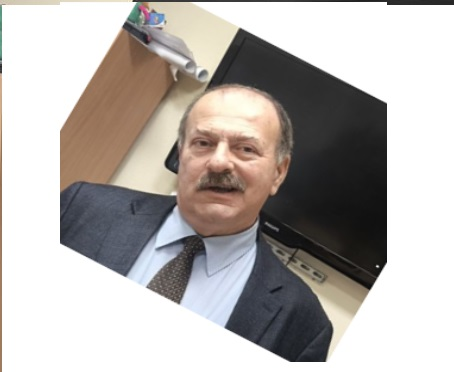
%> input picture grak5.jpg, 454 x 372 px
$ octave Test.m   (GNU Octave 9; MATLAB toolbox functions it lacks are replaced by stand-ins)
%> lines starting %> are read from the running program, lines starting %| are printed output that depends on the picture
### extract_face_features.m
function [featureVector, success] = extract_face_features(imagePath)
% extract_face_features:
%   Extracts features from a face image.
%
% Input:
%   - imagePath: Path to the face image.
%
% Output:
%   - featureVector: Extracted features for classification.
%   - success: Boolean indicating if feature extraction succeeded.

    featureVector = [];
    success = false;

    try
        % Read the image
        if ~exist(imagePath, 'file')
            warning('File not found: %s', imagePath);
            return;
        end
        faceROI = imread(imagePath);

        % Ensure it's grayscale
        if size(faceROI, 3) == 3
            faceROI = rgb2gray(faceROI);
        end

        % Resize for consistent feature extraction
        faceROI = imresize(faceROI, [500 500]);

        % --- 1. GLCM Features
        glcm = graycomatrix(faceROI, 'Offset', [0 1], 'Symmetric', true);
        glcmProps = graycoprops(glcm, {'Contrast', 'Energy', 'Homogeneity', 'Correlation'});
        c = glcmProps.Contrast;
        e = glcmProps.Energy;
        h = glcmProps.Homogeneity;
        r = glcmProps.Correlation;

        % --- 2. FFT + Azimuthal Average Features
        F = fft2(faceROI);
        F_shifted = fftshift(F);
        magnitude = abs(F_shifted);
        powerSpectrum = magnitude.^2;

        azProfile = azimuthalAverage(powerSpectrum);

        % --- 3. Statistical features of the gradient magnitude

        edges = edge(faceROI, 'Canny');
        edgeDensity = sum(edges(:)) / numel(edges);

        % Add to feature vector
        featureVector = [featureVector, edgeDensity];

        % Compute horizontal and vertical gradients
        [Gx, Gy] = imgradientxy(faceROI);

        % Compute gradient magnitude and direction
        [Gmag, Gdir] = imgradient(Gx, Gy);

        % Statistical features of the gradient magnitude
        gradientMean = mean(Gmag(:));
        gradientStd = std(Gmag(:));

        featureVector = [c, e, h, r, azProfile(:)',gradientMean, gradientStd];
        success = true;

    catch ME
        fprintf('Error extracting features: %s\n', ME.message);
    end
end

function azProfile = azimuthalAverage(powerSpectrum)
% azimuthalAverage:
%   Compute the radial (azimuthal) average of a 2D power spectrum.
    [rows, cols] = size(powerSpectrum);
    cx = floor(cols / 2) + 1;
    cy = floor(rows / 2) + 1;

    [X, Y] = meshgrid(1:cols, 1:rows);
    R = sqrt((X - cx).^2 + (Y - cy).^2);
    R = round(R);

    maxR = floor(min(rows, cols) / 2);
    azProfile = zeros(1, maxR + 1);
    counts = zeros(1, maxR + 1);

    for r = 0:maxR
        mask = (R == r);
        azProfile(r + 1) = sum(powerSpectrum(mask));
        counts(r + 1) = sum(mask(:));
    end

    azProfile = azProfile ./ (counts + eps);
end

### classify_face.m
function [isReal, labelText] = classify_face(svmModel, imagePath)
% classify_face:
    % Extract features from the image
    [faceFeatures, success] = extract_face_features(imagePath);

    if ~success
        error('Could not extract features for face in %s.', imagePath);
    end

    % Perform classificationa
    predictedLabel = svmclassify(svmModel, faceFeatures);

    % Set the result
    if predictedLabel == 1
        isReal = true;
        labelText = 'REAL';
    else
        isReal = false;
        labelText = 'FAKE';
    end
end

### Test.m
% ========== DETECT_AND_PREDICT.M ==========
load('svmModel')
% Step 2: Load the test image
testImagePath = 'grak5.jpg'; % Replace with your test image path
I = imread(testImagePath);
%> I is the input picture: size 372x454x3 uint8; mean R, G, B 182.9, 177.9, 174.7

% Step 3: Convert to grayscale for face detection
if size(I, 3) == 3
    grayImg = rgb2gray(I);
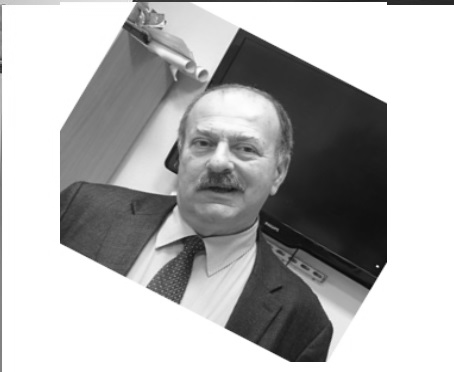
%> grayImg: size 372x454 uint8; min 9, max 255, mean 179
else
    grayImg = I;
end

% Step 4: Detect faces
faceDetector = vision.CascadeObjectDetector();
bboxes = step(faceDetector, grayImg);
%> bboxes = [166 101 118 118]

if isempty(bboxes)
    disp('No faces detected in the image.');
    return;
end

% Step 5: Display the detected faces and annotate classification
figure; imshow(I); hold on;
title('Detected Faces with Classification');

for i = 1:size(bboxes, 1)
    bbox = bboxes(i, :);
%> bbox = [166 101 118 118]

    % Crop the face region
    faceROI = imcrop(I, bbox);
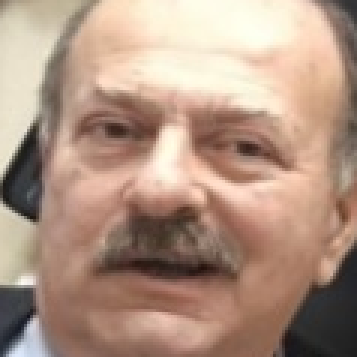
%> faceROI: size 119x119x3 uint8 (shown 3 times larger); mean R, G, B 176.1, 148.1, 130.6

    % Save cropped face to a temporary file
    tempFilePath = sprintf('temp_face_%d.jpg', i);
%> tempFilePath = 'temp_face_1.jpg'
    imwrite(faceROI, tempFilePath);

    % Call predict_spoof to classify the cropped face
    [isReal, labelText] = classify_face(svmModel, tempFilePath);
%> in extract_face_features, `faceROI = rgb2gray(faceROI);`:
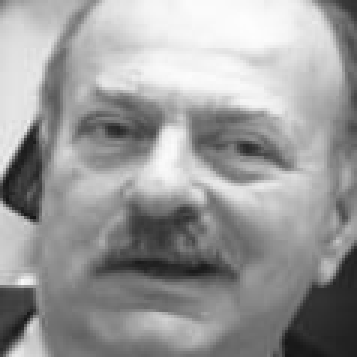
%> faceROI: size 119x119 uint8 (shown 3 times larger); min 20, max 253, mean 154.4
%> in extract_face_features, `glcm = graycomatrix(faceROI, 'Offset', [0 1], 'Symmetric', true);`: glcm = [3468 375 0 0 0 0 0 0; 375 36028 1051 0 0 0 0 0; 0 1051 28188 1496 0 0 0 0; 0 0 1496 93288 2704 0 0 0; 0 0 0 2704 99718 2465 0 0; 0 0 0 0 2465 69000 1784 0; 0 0 0 0 0 1784 68676 1311; 0 0 0 0 0 0 1311 78262]
%> in extract_face_features, `glcmProps = graycoprops(glcm, {'Contrast', 'Energy', 'Homogeneity', 'C..`: glcmProps = {Contrast 0.0448, Correlation 0.993, Energy 0.146, Homogeneity 0.978}
%> in extract_face_features, `c = glcmProps.Contrast;`: c = 0.0448
%> in extract_face_features, `e = glcmProps.Energy;`: e = 0.146
%> in extract_face_features, `h = glcmProps.Homogeneity;`: h = 0.978
%> in extract_face_features, `r = glcmProps.Correlation;`: r = 0.993
%> after the loop in azimuthalAverage, `for r = 0:maxR`: azProfile = 251 values, max 1.49e+15 at index 1, min 1.6e+09 at index 251, mean 6.78e+12; counts = 251 values, max 1576 at index 247, min 1 at index 1, mean 785.2
%> in azimuthalAverage, `azProfile = azProfile ./ (counts + eps);`: azProfile = 251 values, max 1.49e+15 at index 1, min 1033446.1 at index 251, mean 6e+12
%> in extract_face_features, `edges = edge(faceROI, 'Canny');`:
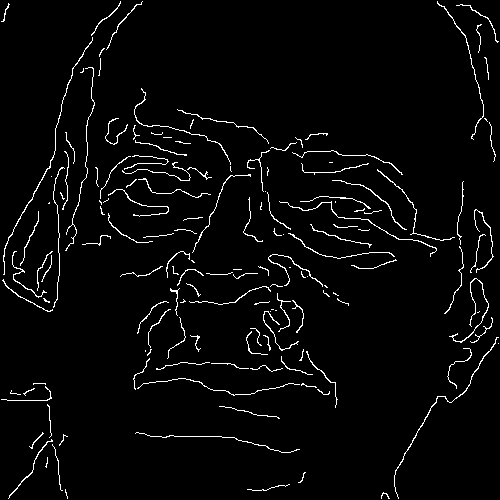
%> edges: size 500x500 logical; 3.2% white in thin lines or dots
%> in extract_face_features, `edgeDensity = sum(edges(:)) / numel(edges);`: edgeDensity = 0.032
%> in extract_face_features, `[Gx, Gy] = imgradientxy(faceROI);`:
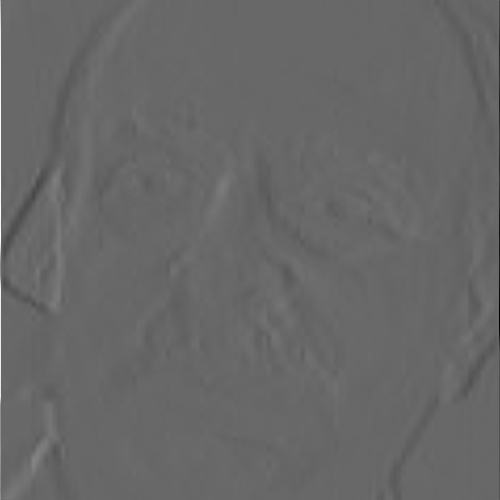
%> Gx: size 500x500 double; min -644, max 932, mean -0.7; drawn with min black and max white
%> in extract_face_features, `[Gx, Gy] = imgradientxy(faceROI);`:
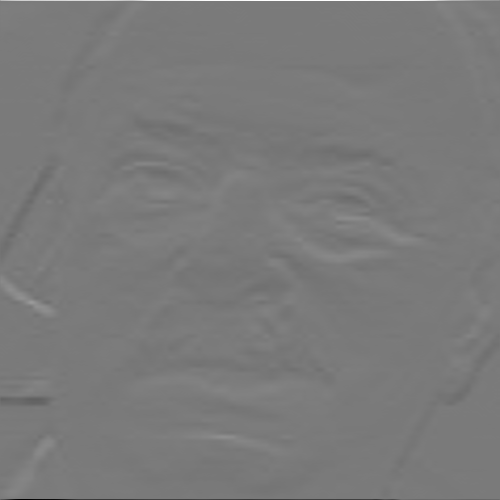
%> Gy: size 500x500 double; min -930, max 1004, mean -0.7; drawn with min black and max white
%> in extract_face_features, `[Gmag, Gdir] = imgradient(Gx, Gy);`:
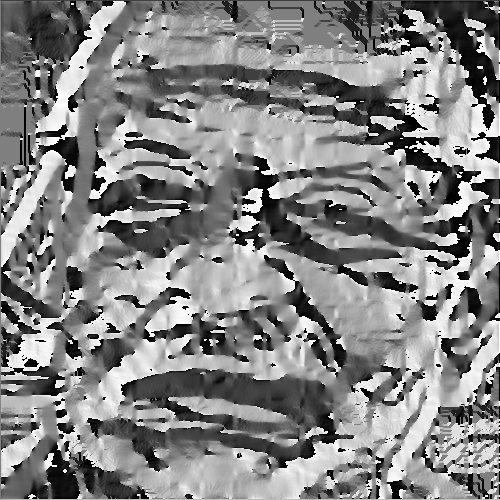
%> Gdir: size 500x500 double; min -180, max 179.9, mean 7.4; drawn with min black and max white
%> in extract_face_features, `gradientMean = mean(Gmag(:));`: gradientMean = 23.15
%> in extract_face_features, `gradientStd = std(Gmag(:));`: gradientStd = 58.21
%> in extract_face_features, `featureVector = [c, e, h, r, azProfile(:)',gradientMean, gradientStd];`: featureVector = 257 values, max 1.49e+15 at index 5, min 0.0448 at index 1, mean 5.86e+12
%> in classify_face, `[faceFeatures, success] = extract_face_features(imagePath);`: faceFeatures has the same summary as featureVector in extract_face_features; success = true
%> the run ends on the next line
